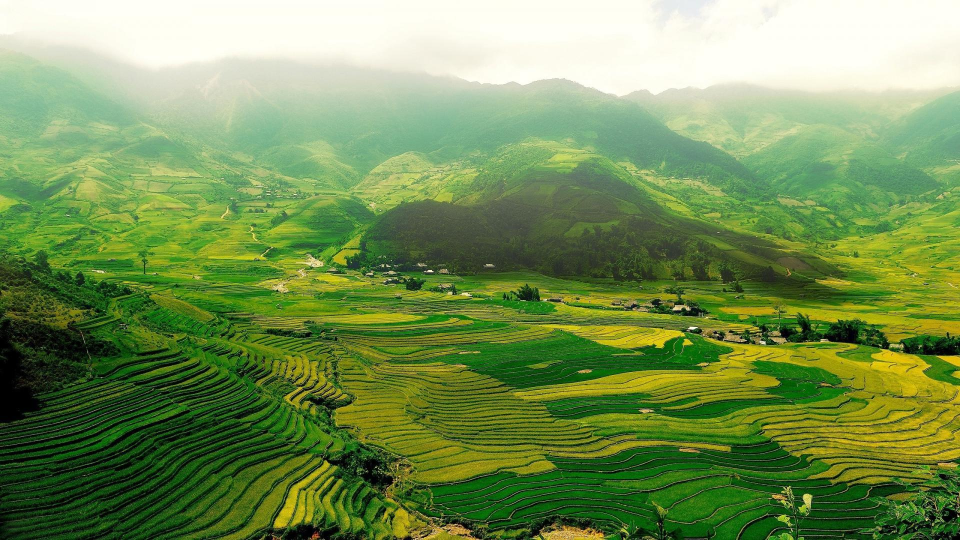
#> input picture Linear-Algebra/Practical-4 (Basic Matrix Operation)/Picture.jpg, 1920 x 1080 px (shown at 1/2 size)
$ python ImageCropping.py
#> lines starting #> are read from the running program, lines starting #| are printed output that depends on the picture
import numpy as np
import cv2
import matplotlib.pyplot as plt

img = cv2.imread("Picture.jpg")
#> img is the input picture: shape (1080, 1920, 3); mean B, G, R 85.4, 145.2, 117.3
img = cv2.cvtColor(img, cv2.COLOR_BGR2RGB)

plt.axis('off')
plt.imshow(img)
plt.show()

cropped_img = img[200:400, 150:300]
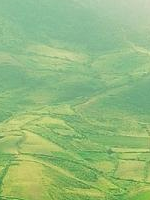
#> cropped_img: shape (200, 150, 3); mean R, G, B 148, 186.7, 126.4

plt.axis('off')
plt.imshow(cropped_img)
plt.show()
plt.imsave("Picture_cropped.jpg", cropped_img)

$ run again, with Linear-Algebra/Practical-4 (Basic Matrix Operation)/city_reflected.jpg copied over Linear-Algebra/Practical-4 (Basic Matrix Operation)/Picture.jpg
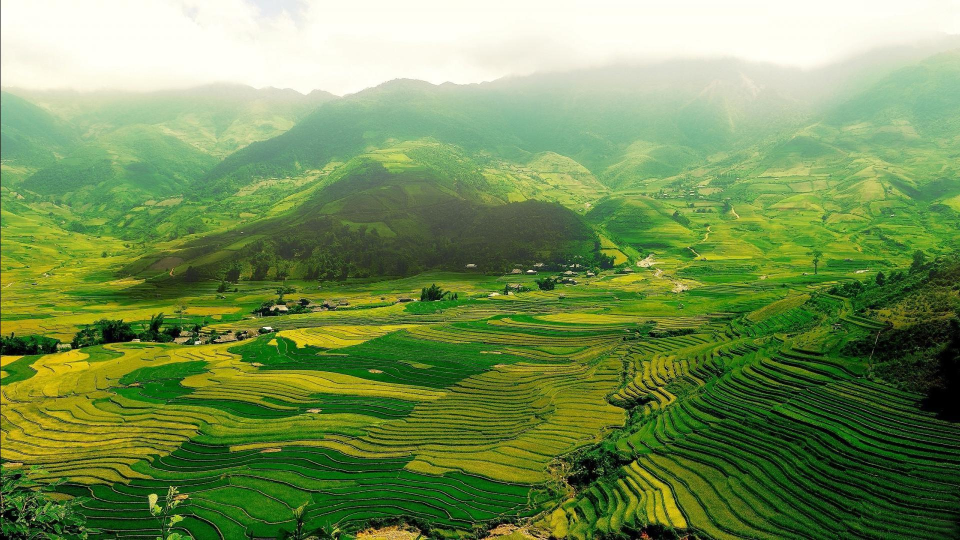
#> input picture Linear-Algebra/Practical-4 (Basic Matrix Operation)/city_reflected.jpg, 1920 x 1080 px (shown at 1/2 size)
#> img is the input picture: shape (1080, 1920, 3); mean B, G, R 85.8, 145.2, 117.4
#> `cropped_img = img[200:400, 150:300]`:
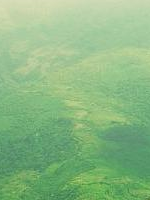
#> cropped_img: shape (200, 150, 3); mean R, G, B 138.6, 184.1, 131.3
